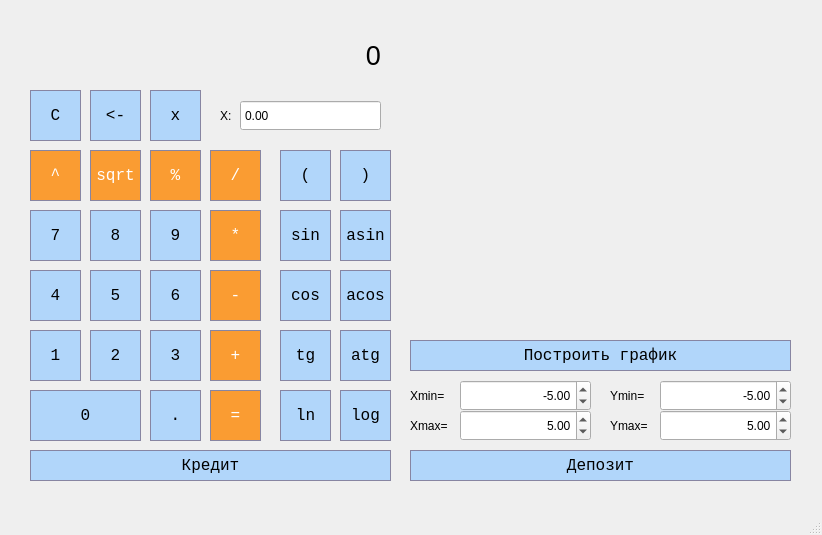
<?xml version="1.0" encoding="UTF-8"?>
<ui version="4.0">
 <class>MainWindow</class>
 <widget class="QMainWindow" name="MainWindow">
  <property name="geometry">
   <rect>
    <x>0</x>
    <y>0</y>
    <width>822</width>
    <height>535</height>
   </rect>
  </property>
  <property name="windowTitle">
   <string>MainWindow</string>
  </property>
  <widget class="QWidget" name="centralwidget">
   <widget class="QLabel" name="label">
    <property name="geometry">
     <rect>
      <x>30</x>
      <y>20</y>
      <width>351</width>
      <height>71</height>
     </rect>
    </property>
    <property name="font">
     <font>
      <pointsize>20</pointsize>
     </font>
    </property>
    <property name="styleSheet">
     <string notr="true"/>
    </property>
    <property name="text">
     <string>0</string>
    </property>
    <property name="alignment">
     <set>Qt::AlignRight|Qt::AlignTrailing|Qt::AlignVCenter</set>
    </property>
   </widget>
   <widget class="QPushButton" name="Button_parenthesis_left">
    <property name="geometry">
     <rect>
      <x>280</x>
      <y>150</y>
      <width>51</width>
      <height>51</height>
     </rect>
    </property>
    <property name="styleSheet">
     <string notr="true">QPushButton {
	border: 1px solid #8785a2;
	background-color:  qlineargradient(x1: 0, y1: 0, x2: 0, y2: 1, stop: 0 #b1d6fa, stop: 1 #b1d6fa);
	font: 16px Courier New;

	color: black;
}

 QPushButton:pressed {
     background-color: qlineargradient(x1: 0, y1: 0, x2: 0, y2: 1, stop: 0 #54a7f7, stop: 1 #54a7f7);
 }</string>
    </property>
    <property name="text">
     <string>(</string>
    </property>
   </widget>
   <widget class="QPushButton" name="Button_parenthesis_right">
    <property name="geometry">
     <rect>
      <x>340</x>
      <y>150</y>
      <width>51</width>
      <height>51</height>
     </rect>
    </property>
    <property name="styleSheet">
     <string notr="true">QPushButton {
	border: 1px solid #8785a2;
	background-color:  qlineargradient(x1: 0, y1: 0, x2: 0, y2: 1, stop: 0 #b1d6fa, stop: 1 #b1d6fa);
	font: 16px Courier New;

	color: black;
}

 QPushButton:pressed {
     background-color: qlineargradient(x1: 0, y1: 0, x2: 0, y2: 1, stop: 0 #54a7f7, stop: 1 #54a7f7);
 }</string>
    </property>
    <property name="text">
     <string>)</string>
    </property>
   </widget>
   <widget class="QPushButton" name="Button_remainder">
    <property name="geometry">
     <rect>
      <x>150</x>
      <y>150</y>
      <width>51</width>
      <height>51</height>
     </rect>
    </property>
    <property name="styleSheet">
     <string notr="true">QPushButton {
	border: 1px solid #8785a2;
	background-color:  qlineargradient(x1: 0, y1: 0, x2: 0, y2: 1, stop: 0 #fa9c32, stop: 1 #fa9c32);
	font: 16px Courier New;

	color: white;
}

 QPushButton:pressed {
     background-color: qlineargradient(x1: 0, y1: 0, x2: 0, y2: 1, stop: 0 #db6b2a, stop: 1 #db6b2a);
 }</string>
    </property>
    <property name="text">
     <string>%</string>
    </property>
   </widget>
   <widget class="QPushButton" name="Button_division">
    <property name="geometry">
     <rect>
      <x>210</x>
      <y>150</y>
      <width>51</width>
      <height>51</height>
     </rect>
    </property>
    <property name="styleSheet">
     <string notr="true">QPushButton {
	border: 1px solid #8785a2;
	background-color:  qlineargradient(x1: 0, y1: 0, x2: 0, y2: 1, stop: 0 #fa9c32, stop: 1 #fa9c32);
	font: 16px Courier New;

	color: white;
}

 QPushButton:pressed {
     background-color: qlineargradient(x1: 0, y1: 0, x2: 0, y2: 1, stop: 0 #db6b2a, stop: 1 #db6b2a);
 }
</string>
    </property>
    <property name="text">
     <string>/</string>
    </property>
   </widget>
   <widget class="QPushButton" name="Button_multiplication">
    <property name="geometry">
     <rect>
      <x>210</x>
      <y>210</y>
      <width>51</width>
      <height>51</height>
     </rect>
    </property>
    <property name="styleSheet">
     <string notr="true">QPushButton {
	border: 1px solid #8785a2;
	background-color:  qlineargradient(x1: 0, y1: 0, x2: 0, y2: 1, stop: 0 #fa9c32, stop: 1 #fa9c32);
	font: 16px Courier New;

	color: white;
}

 QPushButton:pressed {
     background-color: qlineargradient(x1: 0, y1: 0, x2: 0, y2: 1, stop: 0 #db6b2a, stop: 1 #db6b2a);
 }
</string>
    </property>
    <property name="text">
     <string>*</string>
    </property>
   </widget>
   <widget class="QPushButton" name="Button_9">
    <property name="geometry">
     <rect>
      <x>150</x>
      <y>210</y>
      <width>51</width>
      <height>51</height>
     </rect>
    </property>
    <property name="styleSheet">
     <string notr="true">QPushButton {
	border: 1px solid #8785a2;
	background-color:  qlineargradient(x1: 0, y1: 0, x2: 0, y2: 1, stop: 0 #b1d6fa, stop: 1 #b1d6fa);
	font: 16px Courier New;

	color: black;
}

 QPushButton:pressed {
     background-color: qlineargradient(x1: 0, y1: 0, x2: 0, y2: 1, stop: 0 #54a7f7, stop: 1 #54a7f7);
 }
</string>
    </property>
    <property name="text">
     <string>9</string>
    </property>
   </widget>
   <widget class="QPushButton" name="Button_7">
    <property name="geometry">
     <rect>
      <x>30</x>
      <y>210</y>
      <width>51</width>
      <height>51</height>
     </rect>
    </property>
    <property name="styleSheet">
     <string notr="true">QPushButton {
	border: 1px solid #8785a2;
	background-color:  qlineargradient(x1: 0, y1: 0, x2: 0, y2: 1, stop: 0 #b1d6fa, stop: 1 #b1d6fa);
	font: 16px Courier New;

	color: black;
}

 QPushButton:pressed {
     background-color: qlineargradient(x1: 0, y1: 0, x2: 0, y2: 1, stop: 0 #54a7f7, stop: 1 #54a7f7);
 }
</string>
    </property>
    <property name="text">
     <string>7</string>
    </property>
   </widget>
   <widget class="QPushButton" name="Button_8">
    <property name="geometry">
     <rect>
      <x>90</x>
      <y>210</y>
      <width>51</width>
      <height>51</height>
     </rect>
    </property>
    <property name="styleSheet">
     <string notr="true">QPushButton {
	border: 1px solid #8785a2;
	background-color:  qlineargradient(x1: 0, y1: 0, x2: 0, y2: 1, stop: 0 #b1d6fa, stop: 1 #b1d6fa);
	font: 16px Courier New;

	color: black;
}

 QPushButton:pressed {
     background-color: qlineargradient(x1: 0, y1: 0, x2: 0, y2: 1, stop: 0 #54a7f7, stop: 1 #54a7f7);
 }
</string>
    </property>
    <property name="text">
     <string>8</string>
    </property>
   </widget>
   <widget class="QPushButton" name="Button_5">
    <property name="geometry">
     <rect>
      <x>90</x>
      <y>270</y>
      <width>51</width>
      <height>51</height>
     </rect>
    </property>
    <property name="styleSheet">
     <string notr="true">QPushButton {
	border: 1px solid #8785a2;
	background-color:  qlineargradient(x1: 0, y1: 0, x2: 0, y2: 1, stop: 0 #b1d6fa, stop: 1 #b1d6fa);
	font: 16px Courier New;

	color: black;
}

 QPushButton:pressed {
     background-color: qlineargradient(x1: 0, y1: 0, x2: 0, y2: 1, stop: 0 #54a7f7, stop: 1 #54a7f7);
 }
</string>
    </property>
    <property name="text">
     <string>5</string>
    </property>
   </widget>
   <widget class="QPushButton" name="Button_6">
    <property name="geometry">
     <rect>
      <x>150</x>
      <y>270</y>
      <width>51</width>
      <height>51</height>
     </rect>
    </property>
    <property name="styleSheet">
     <string notr="true">QPushButton {
	border: 1px solid #8785a2;
	background-color:  qlineargradient(x1: 0, y1: 0, x2: 0, y2: 1, stop: 0 #b1d6fa, stop: 1 #b1d6fa);
	font: 16px Courier New;

	color: black;
}

 QPushButton:pressed {
     background-color: qlineargradient(x1: 0, y1: 0, x2: 0, y2: 1, stop: 0 #54a7f7, stop: 1 #54a7f7);
 }
</string>
    </property>
    <property name="text">
     <string>6</string>
    </property>
   </widget>
   <widget class="QPushButton" name="Button_min">
    <property name="geometry">
     <rect>
      <x>210</x>
      <y>270</y>
      <width>51</width>
      <height>51</height>
     </rect>
    </property>
    <property name="styleSheet">
     <string notr="true">QPushButton {
	border: 1px solid #8785a2;
	background-color:  qlineargradient(x1: 0, y1: 0, x2: 0, y2: 1, stop: 0 #fa9c32, stop: 1 #fa9c32);
	font: 16px Courier New;

	color: white;
}

 QPushButton:pressed {
     background-color: qlineargradient(x1: 0, y1: 0, x2: 0, y2: 1, stop: 0 #db6b2a, stop: 1 #db6b2a);
 }
</string>
    </property>
    <property name="text">
     <string>-</string>
    </property>
   </widget>
   <widget class="QPushButton" name="Button_4">
    <property name="geometry">
     <rect>
      <x>30</x>
      <y>270</y>
      <width>51</width>
      <height>51</height>
     </rect>
    </property>
    <property name="styleSheet">
     <string notr="true">QPushButton {
	border: 1px solid #8785a2;
	background-color:  qlineargradient(x1: 0, y1: 0, x2: 0, y2: 1, stop: 0 #b1d6fa, stop: 1 #b1d6fa);
	font: 16px Courier New;

	color: black;
}

 QPushButton:pressed {
     background-color: qlineargradient(x1: 0, y1: 0, x2: 0, y2: 1, stop: 0 #54a7f7, stop: 1 #54a7f7);
 }
</string>
    </property>
    <property name="text">
     <string>4</string>
    </property>
   </widget>
   <widget class="QPushButton" name="Button_1">
    <property name="geometry">
     <rect>
      <x>30</x>
      <y>330</y>
      <width>51</width>
      <height>51</height>
     </rect>
    </property>
    <property name="styleSheet">
     <string notr="true">QPushButton {
	border: 1px solid #8785a2;
	background-color:  qlineargradient(x1: 0, y1: 0, x2: 0, y2: 1, stop: 0 #b1d6fa, stop: 1 #b1d6fa);
	font: 16px Courier New;

	color: black;
}

 QPushButton:pressed {
     background-color: qlineargradient(x1: 0, y1: 0, x2: 0, y2: 1, stop: 0 #54a7f7, stop: 1 #54a7f7);
 }
</string>
    </property>
    <property name="text">
     <string>1</string>
    </property>
   </widget>
   <widget class="QPushButton" name="Button_2">
    <property name="geometry">
     <rect>
      <x>90</x>
      <y>330</y>
      <width>51</width>
      <height>51</height>
     </rect>
    </property>
    <property name="styleSheet">
     <string notr="true">QPushButton {
	border: 1px solid #8785a2;
	background-color:  qlineargradient(x1: 0, y1: 0, x2: 0, y2: 1, stop: 0 #b1d6fa, stop: 1 #b1d6fa);
	font: 16px Courier New;

	color: black;
}

 QPushButton:pressed {
     background-color: qlineargradient(x1: 0, y1: 0, x2: 0, y2: 1, stop: 0 #54a7f7, stop: 1 #54a7f7);
 }
</string>
    </property>
    <property name="text">
     <string>2</string>
    </property>
   </widget>
   <widget class="QPushButton" name="Button_plus">
    <property name="geometry">
     <rect>
      <x>210</x>
      <y>330</y>
      <width>51</width>
      <height>51</height>
     </rect>
    </property>
    <property name="styleSheet">
     <string notr="true">QPushButton {
	border: 1px solid #8785a2;
	background-color:  qlineargradient(x1: 0, y1: 0, x2: 0, y2: 1, stop: 0 #fa9c32, stop: 1 #fa9c32);
	font: 16px Courier New;

	color: white;
}

 QPushButton:pressed {
     background-color: qlineargradient(x1: 0, y1: 0, x2: 0, y2: 1, stop: 0 #db6b2a, stop: 1 #db6b2a);
 }
</string>
    </property>
    <property name="text">
     <string>+</string>
    </property>
   </widget>
   <widget class="QPushButton" name="Button_3">
    <property name="geometry">
     <rect>
      <x>150</x>
      <y>330</y>
      <width>51</width>
      <height>51</height>
     </rect>
    </property>
    <property name="styleSheet">
     <string notr="true">QPushButton {
	border: 1px solid #8785a2;
	background-color:  qlineargradient(x1: 0, y1: 0, x2: 0, y2: 1, stop: 0 #b1d6fa, stop: 1 #b1d6fa);
	font: 16px Courier New;

	color: black;
}

 QPushButton:pressed {
     background-color: qlineargradient(x1: 0, y1: 0, x2: 0, y2: 1, stop: 0 #54a7f7, stop: 1 #54a7f7);
 }
</string>
    </property>
    <property name="text">
     <string>3</string>
    </property>
   </widget>
   <widget class="QPushButton" name="Button_point">
    <property name="geometry">
     <rect>
      <x>150</x>
      <y>390</y>
      <width>51</width>
      <height>51</height>
     </rect>
    </property>
    <property name="styleSheet">
     <string notr="true">QPushButton {
	border: 1px solid #8785a2;
	background-color:  qlineargradient(x1: 0, y1: 0, x2: 0, y2: 1, stop: 0 #b1d6fa, stop: 1 #b1d6fa);
	font: 16px Courier New;

	color: black;
}

 QPushButton:pressed {
     background-color: qlineargradient(x1: 0, y1: 0, x2: 0, y2: 1, stop: 0 #54a7f7, stop: 1 #54a7f7);
 }
</string>
    </property>
    <property name="text">
     <string>.</string>
    </property>
   </widget>
   <widget class="QPushButton" name="pushButton_credit">
    <property name="geometry">
     <rect>
      <x>30</x>
      <y>450</y>
      <width>361</width>
      <height>31</height>
     </rect>
    </property>
    <property name="styleSheet">
     <string notr="true">QPushButton {
	border: 1px solid #8785a2;
	background-color:  qlineargradient(x1: 0, y1: 0, x2: 0, y2: 1, stop: 0 #b1d6fa, stop: 1 #b1d6fa);
	font: 16px Courier New;

	color: black;
}

 QPushButton:pressed {
     background-color: qlineargradient(x1: 0, y1: 0, x2: 0, y2: 1, stop: 0 #54a7f7, stop: 1 #54a7f7);
 }
</string>
    </property>
    <property name="text">
     <string>Кредит</string>
    </property>
   </widget>
   <widget class="QPushButton" name="Button_0">
    <property name="geometry">
     <rect>
      <x>30</x>
      <y>390</y>
      <width>111</width>
      <height>51</height>
     </rect>
    </property>
    <property name="styleSheet">
     <string notr="true">QPushButton {
	border: 1px solid #8785a2;
	background-color:  qlineargradient(x1: 0, y1: 0, x2: 0, y2: 1, stop: 0 #b1d6fa, stop: 1 #b1d6fa);
	font: 16px Courier New;

	color: black;
}

 QPushButton:pressed {
     background-color: qlineargradient(x1: 0, y1: 0, x2: 0, y2: 1, stop: 0 #54a7f7, stop: 1 #54a7f7);
 }
</string>
    </property>
    <property name="text">
     <string>0</string>
    </property>
   </widget>
   <widget class="QPushButton" name="Button_equals">
    <property name="geometry">
     <rect>
      <x>210</x>
      <y>390</y>
      <width>51</width>
      <height>51</height>
     </rect>
    </property>
    <property name="styleSheet">
     <string notr="true">QPushButton {
	border: 1px solid #8785a2;
	background-color:  qlineargradient(x1: 0, y1: 0, x2: 0, y2: 1, stop: 0 #fa9c32, stop: 1 #fa9c32);
	font: 16px Courier New;

	color: white;
}

 QPushButton:pressed {
     background-color: qlineargradient(x1: 0, y1: 0, x2: 0, y2: 1, stop: 0 #db6b2a, stop: 1 #db6b2a);
 }
</string>
    </property>
    <property name="text">
     <string>=</string>
    </property>
   </widget>
   <widget class="QPushButton" name="Button_log">
    <property name="geometry">
     <rect>
      <x>340</x>
      <y>390</y>
      <width>51</width>
      <height>51</height>
     </rect>
    </property>
    <property name="styleSheet">
     <string notr="true">QPushButton {
	border: 1px solid #8785a2;
	background-color:  qlineargradient(x1: 0, y1: 0, x2: 0, y2: 1, stop: 0 #b1d6fa, stop: 1 #b1d6fa);
	font: 16px Courier New;

	color: black;
}

 QPushButton:pressed {
     background-color: qlineargradient(x1: 0, y1: 0, x2: 0, y2: 1, stop: 0 #54a7f7, stop: 1 #54a7f7);
 }</string>
    </property>
    <property name="text">
     <string>log</string>
    </property>
   </widget>
   <widget class="QPushButton" name="Button_tg">
    <property name="geometry">
     <rect>
      <x>280</x>
      <y>330</y>
      <width>51</width>
      <height>51</height>
     </rect>
    </property>
    <property name="styleSheet">
     <string notr="true">QPushButton {
	border: 1px solid #8785a2;
	background-color:  qlineargradient(x1: 0, y1: 0, x2: 0, y2: 1, stop: 0 #b1d6fa, stop: 1 #b1d6fa);
	font: 16px Courier New;

	color: black;
}

 QPushButton:pressed {
     background-color: qlineargradient(x1: 0, y1: 0, x2: 0, y2: 1, stop: 0 #54a7f7, stop: 1 #54a7f7);
 }</string>
    </property>
    <property name="text">
     <string>tg</string>
    </property>
   </widget>
   <widget class="QPushButton" name="Button_ln">
    <property name="geometry">
     <rect>
      <x>280</x>
      <y>390</y>
      <width>51</width>
      <height>51</height>
     </rect>
    </property>
    <property name="styleSheet">
     <string notr="true">QPushButton {
	border: 1px solid #8785a2;
	background-color:  qlineargradient(x1: 0, y1: 0, x2: 0, y2: 1, stop: 0 #b1d6fa, stop: 1 #b1d6fa);
	font: 16px Courier New;

	color: black;
}

 QPushButton:pressed {
     background-color: qlineargradient(x1: 0, y1: 0, x2: 0, y2: 1, stop: 0 #54a7f7, stop: 1 #54a7f7);
 }</string>
    </property>
    <property name="text">
     <string>ln</string>
    </property>
   </widget>
   <widget class="QPushButton" name="Button_radical">
    <property name="geometry">
     <rect>
      <x>90</x>
      <y>150</y>
      <width>51</width>
      <height>51</height>
     </rect>
    </property>
    <property name="styleSheet">
     <string notr="true">QPushButton {
	border: 1px solid #8785a2;
	background-color:  qlineargradient(x1: 0, y1: 0, x2: 0, y2: 1, stop: 0 #fa9c32, stop: 1 #fa9c32);
	font: 16px Courier New;

	color: white;
}

 QPushButton:pressed {
     background-color: qlineargradient(x1: 0, y1: 0, x2: 0, y2: 1, stop: 0 #db6b2a, stop: 1 #db6b2a);
 }</string>
    </property>
    <property name="text">
     <string>sqrt</string>
    </property>
   </widget>
   <widget class="QPushButton" name="Button_acos">
    <property name="geometry">
     <rect>
      <x>340</x>
      <y>270</y>
      <width>51</width>
      <height>51</height>
     </rect>
    </property>
    <property name="styleSheet">
     <string notr="true">QPushButton {
	border: 1px solid #8785a2;
	background-color:  qlineargradient(x1: 0, y1: 0, x2: 0, y2: 1, stop: 0 #b1d6fa, stop: 1 #b1d6fa);
	font: 16px Courier New;

	color: black;
}

 QPushButton:pressed {
     background-color: qlineargradient(x1: 0, y1: 0, x2: 0, y2: 1, stop: 0 #54a7f7, stop: 1 #54a7f7);
 }</string>
    </property>
    <property name="text">
     <string>acos</string>
    </property>
   </widget>
   <widget class="QPushButton" name="Button_cos">
    <property name="geometry">
     <rect>
      <x>280</x>
      <y>270</y>
      <width>51</width>
      <height>51</height>
     </rect>
    </property>
    <property name="styleSheet">
     <string notr="true">QPushButton {
	border: 1px solid #8785a2;
	background-color:  qlineargradient(x1: 0, y1: 0, x2: 0, y2: 1, stop: 0 #b1d6fa, stop: 1 #b1d6fa);
	font: 16px Courier New;

	color: black;
}

 QPushButton:pressed {
     background-color: qlineargradient(x1: 0, y1: 0, x2: 0, y2: 1, stop: 0 #54a7f7, stop: 1 #54a7f7);
 }</string>
    </property>
    <property name="text">
     <string>cos</string>
    </property>
   </widget>
   <widget class="QPushButton" name="Button_atg">
    <property name="geometry">
     <rect>
      <x>340</x>
      <y>330</y>
      <width>51</width>
      <height>51</height>
     </rect>
    </property>
    <property name="styleSheet">
     <string notr="true">QPushButton {
	border: 1px solid #8785a2;
	background-color:  qlineargradient(x1: 0, y1: 0, x2: 0, y2: 1, stop: 0 #b1d6fa, stop: 1 #b1d6fa);
	font: 16px Courier New;

	color: black;
}

 QPushButton:pressed {
     background-color: qlineargradient(x1: 0, y1: 0, x2: 0, y2: 1, stop: 0 #54a7f7, stop: 1 #54a7f7);
 }</string>
    </property>
    <property name="text">
     <string>atg</string>
    </property>
   </widget>
   <widget class="QPushButton" name="Button_sin">
    <property name="geometry">
     <rect>
      <x>280</x>
      <y>210</y>
      <width>51</width>
      <height>51</height>
     </rect>
    </property>
    <property name="styleSheet">
     <string notr="true">QPushButton {
	border: 1px solid #8785a2;
	background-color:  qlineargradient(x1: 0, y1: 0, x2: 0, y2: 1, stop: 0 #b1d6fa, stop: 1 #b1d6fa);
	font: 16px Courier New;

	color: black;
}

 QPushButton:pressed {
     background-color: qlineargradient(x1: 0, y1: 0, x2: 0, y2: 1, stop: 0 #54a7f7, stop: 1 #54a7f7);
 }</string>
    </property>
    <property name="text">
     <string>sin</string>
    </property>
   </widget>
   <widget class="QPushButton" name="Button_exponent">
    <property name="geometry">
     <rect>
      <x>30</x>
      <y>150</y>
      <width>51</width>
      <height>51</height>
     </rect>
    </property>
    <property name="styleSheet">
     <string notr="true">QPushButton {
	border: 1px solid #8785a2;
	background-color:  qlineargradient(x1: 0, y1: 0, x2: 0, y2: 1, stop: 0 #fa9c32, stop: 1 #fa9c32);
	font: 16px Courier New;

	color: white;
}

 QPushButton:pressed {
     background-color: qlineargradient(x1: 0, y1: 0, x2: 0, y2: 1, stop: 0 #db6b2a, stop: 1 #db6b2a);
 }</string>
    </property>
    <property name="text">
     <string>^</string>
    </property>
   </widget>
   <widget class="QPushButton" name="Button_asin">
    <property name="geometry">
     <rect>
      <x>340</x>
      <y>210</y>
      <width>51</width>
      <height>51</height>
     </rect>
    </property>
    <property name="styleSheet">
     <string notr="true">QPushButton {
	border: 1px solid #8785a2;
	background-color:  qlineargradient(x1: 0, y1: 0, x2: 0, y2: 1, stop: 0 #b1d6fa, stop: 1 #b1d6fa);
	font: 16px Courier New;

	color: black;
}

 QPushButton:pressed {
     background-color: qlineargradient(x1: 0, y1: 0, x2: 0, y2: 1, stop: 0 #54a7f7, stop: 1 #54a7f7);
 }</string>
    </property>
    <property name="text">
     <string>asin</string>
    </property>
   </widget>
   <widget class="QPushButton" name="Button_clear">
    <property name="geometry">
     <rect>
      <x>30</x>
      <y>90</y>
      <width>51</width>
      <height>51</height>
     </rect>
    </property>
    <property name="styleSheet">
     <string notr="true">QPushButton {
	border: 1px solid #8785a2;
	background-color:  qlineargradient(x1: 0, y1: 0, x2: 0, y2: 1, stop: 0 #b1d6fa, stop: 1 #b1d6fa);
	font: 16px Courier New;

	color: black;
}

 QPushButton:pressed {
     background-color: qlineargradient(x1: 0, y1: 0, x2: 0, y2: 1, stop: 0 #54a7f7, stop: 1 #54a7f7);
 }</string>
    </property>
    <property name="text">
     <string>C</string>
    </property>
   </widget>
   <widget class="QPushButton" name="Button_delit">
    <property name="geometry">
     <rect>
      <x>90</x>
      <y>90</y>
      <width>51</width>
      <height>51</height>
     </rect>
    </property>
    <property name="styleSheet">
     <string notr="true">QPushButton {
	border: 1px solid #8785a2;
	background-color:  qlineargradient(x1: 0, y1: 0, x2: 0, y2: 1, stop: 0 #b1d6fa, stop: 1 #b1d6fa);
	font: 16px Courier New;

	color: black;
}

 QPushButton:pressed {
     background-color: qlineargradient(x1: 0, y1: 0, x2: 0, y2: 1, stop: 0 #54a7f7, stop: 1 #54a7f7);
 }</string>
    </property>
    <property name="text">
     <string>&lt;-</string>
    </property>
   </widget>
   <widget class="QPushButton" name="Button_X">
    <property name="geometry">
     <rect>
      <x>150</x>
      <y>90</y>
      <width>51</width>
      <height>51</height>
     </rect>
    </property>
    <property name="font">
     <font>
      <family>Courier New</family>
      <pointsize>-1</pointsize>
      <weight>50</weight>
      <italic>false</italic>
      <bold>false</bold>
     </font>
    </property>
    <property name="styleSheet">
     <string notr="true">QPushButton {
	border: 1px solid #8785a2;
	background-color:  qlineargradient(x1: 0, y1: 0, x2: 0, y2: 1, stop: 0 #b1d6fa, stop: 1 #b1d6fa);
	font: 16px Courier New;

	color: black;
}

 QPushButton:pressed {
     background-color: qlineargradient(x1: 0, y1: 0, x2: 0, y2: 1, stop: 0 #54a7f7, stop: 1 #54a7f7);
 }</string>
    </property>
    <property name="text">
     <string>x</string>
    </property>
   </widget>
   <widget class="QCustomPlot" name="widget" native="true">
    <property name="geometry">
     <rect>
      <x>410</x>
      <y>10</y>
      <width>381</width>
      <height>321</height>
     </rect>
    </property>
   </widget>
   <widget class="QDoubleSpinBox" name="Xmin">
    <property name="geometry">
     <rect>
      <x>460</x>
      <y>380</y>
      <width>131</width>
      <height>31</height>
     </rect>
    </property>
    <property name="alignment">
     <set>Qt::AlignRight|Qt::AlignTrailing|Qt::AlignVCenter</set>
    </property>
    <property name="minimum">
     <double>-100000.000000000000000</double>
    </property>
    <property name="maximum">
     <double>100000.000000000000000</double>
    </property>
    <property name="value">
     <double>-5.000000000000000</double>
    </property>
   </widget>
   <widget class="QDoubleSpinBox" name="Xmax">
    <property name="geometry">
     <rect>
      <x>460</x>
      <y>410</y>
      <width>131</width>
      <height>31</height>
     </rect>
    </property>
    <property name="alignment">
     <set>Qt::AlignRight|Qt::AlignTrailing|Qt::AlignVCenter</set>
    </property>
    <property name="minimum">
     <double>-100000.000000000000000</double>
    </property>
    <property name="maximum">
     <double>100000.000000000000000</double>
    </property>
    <property name="value">
     <double>5.000000000000000</double>
    </property>
   </widget>
   <widget class="QDoubleSpinBox" name="Ymax">
    <property name="geometry">
     <rect>
      <x>660</x>
      <y>410</y>
      <width>131</width>
      <height>31</height>
     </rect>
    </property>
    <property name="alignment">
     <set>Qt::AlignRight|Qt::AlignTrailing|Qt::AlignVCenter</set>
    </property>
    <property name="minimum">
     <double>-100000.000000000000000</double>
    </property>
    <property name="maximum">
     <double>100000.000000000000000</double>
    </property>
    <property name="value">
     <double>5.000000000000000</double>
    </property>
   </widget>
   <widget class="QDoubleSpinBox" name="Ymin">
    <property name="geometry">
     <rect>
      <x>660</x>
      <y>380</y>
      <width>131</width>
      <height>31</height>
     </rect>
    </property>
    <property name="alignment">
     <set>Qt::AlignRight|Qt::AlignTrailing|Qt::AlignVCenter</set>
    </property>
    <property name="minimum">
     <double>-100000.000000000000000</double>
    </property>
    <property name="maximum">
     <double>100000.000000000000000</double>
    </property>
    <property name="value">
     <double>-5.000000000000000</double>
    </property>
   </widget>
   <widget class="QLabel" name="label_2">
    <property name="geometry">
     <rect>
      <x>220</x>
      <y>100</y>
      <width>31</width>
      <height>31</height>
     </rect>
    </property>
    <property name="text">
     <string>X:</string>
    </property>
   </widget>
   <widget class="QLabel" name="label_3">
    <property name="geometry">
     <rect>
      <x>410</x>
      <y>380</y>
      <width>41</width>
      <height>31</height>
     </rect>
    </property>
    <property name="text">
     <string>Xmin=</string>
    </property>
   </widget>
   <widget class="QLabel" name="label_4">
    <property name="geometry">
     <rect>
      <x>410</x>
      <y>410</y>
      <width>41</width>
      <height>31</height>
     </rect>
    </property>
    <property name="text">
     <string>Xmax=</string>
    </property>
   </widget>
   <widget class="QLabel" name="label_5">
    <property name="geometry">
     <rect>
      <x>610</x>
      <y>410</y>
      <width>41</width>
      <height>31</height>
     </rect>
    </property>
    <property name="text">
     <string>Ymax=</string>
    </property>
   </widget>
   <widget class="QLabel" name="label_6">
    <property name="geometry">
     <rect>
      <x>610</x>
      <y>380</y>
      <width>41</width>
      <height>31</height>
     </rect>
    </property>
    <property name="text">
     <string>Ymin=</string>
    </property>
   </widget>
   <widget class="QPushButton" name="pushButton">
    <property name="geometry">
     <rect>
      <x>410</x>
      <y>340</y>
      <width>381</width>
      <height>31</height>
     </rect>
    </property>
    <property name="styleSheet">
     <string notr="true">QPushButton {
	border: 1px solid #8785a2;
	background-color:  qlineargradient(x1: 0, y1: 0, x2: 0, y2: 1, stop: 0 #b1d6fa, stop: 1 #b1d6fa);
	font: 16px Courier New;

	color: black;
}

 QPushButton:pressed {
     background-color: qlineargradient(x1: 0, y1: 0, x2: 0, y2: 1, stop: 0 #54a7f7, stop: 1 #54a7f7);
 }
</string>
    </property>
    <property name="text">
     <string>Построить график</string>
    </property>
   </widget>
   <widget class="QDoubleSpinBox" name="doubleSpinBox">
    <property name="enabled">
     <bool>true</bool>
    </property>
    <property name="geometry">
     <rect>
      <x>240</x>
      <y>100</y>
      <width>141</width>
      <height>31</height>
     </rect>
    </property>
    <property name="mouseTracking">
     <bool>false</bool>
    </property>
    <property name="tabletTracking">
     <bool>false</bool>
    </property>
    <property name="contextMenuPolicy">
     <enum>Qt::DefaultContextMenu</enum>
    </property>
    <property name="acceptDrops">
     <bool>false</bool>
    </property>
    <property name="frame">
     <bool>true</bool>
    </property>
    <property name="buttonSymbols">
     <enum>QAbstractSpinBox::NoButtons</enum>
    </property>
    <property name="keyboardTracking">
     <bool>true</bool>
    </property>
    <property name="prefix">
     <string/>
    </property>
   </widget>
   <widget class="QPushButton" name="pushButton_debit">
    <property name="geometry">
     <rect>
      <x>410</x>
      <y>450</y>
      <width>381</width>
      <height>31</height>
     </rect>
    </property>
    <property name="styleSheet">
     <string notr="true">QPushButton {
	border: 1px solid #8785a2;
	background-color:  qlineargradient(x1: 0, y1: 0, x2: 0, y2: 1, stop: 0 #b1d6fa, stop: 1 #b1d6fa);
	font: 16px Courier New;

	color: black;
}

 QPushButton:pressed {
     background-color: qlineargradient(x1: 0, y1: 0, x2: 0, y2: 1, stop: 0 #54a7f7, stop: 1 #54a7f7);
 }
</string>
    </property>
    <property name="text">
     <string>Депозит</string>
    </property>
   </widget>
  </widget>
  <widget class="QMenuBar" name="menubar">
   <property name="geometry">
    <rect>
     <x>0</x>
     <y>0</y>
     <width>822</width>
     <height>22</height>
    </rect>
   </property>
  </widget>
  <widget class="QStatusBar" name="statusbar"/>
 </widget>
 <customwidgets>
  <customwidget>
   <class>QCustomPlot</class>
   <extends>QWidget</extends>
   <header>qcustomplot.h</header>
   <container>1</container>
  </customwidget>
 </customwidgets>
 <resources/>
 <connections/>
</ui>
